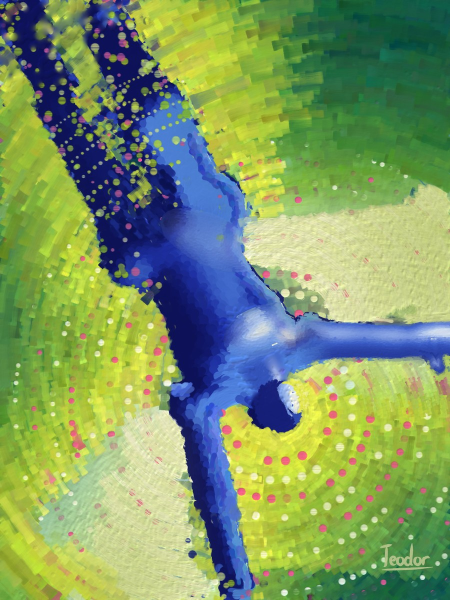
#> input picture rounds/14-the-field-turns-over/painting.jpg, 900 x 1200 px (shown at 1/2 size)
$ python shade.py ../painting.jpg ../painting.jpg out.png
#> lines starting #> are read from the running program, lines starting #| are printed output that depends on the picture; after the words box and inside, x2 and y2 are one past the last pixel; in counts of white or black regions, pixels touching at a corner belong together
import numpy as np, sys
from PIL import Image
from scipy.ndimage import gaussian_filter
base=np.asarray(Image.open(sys.argv[1]).convert('RGB')).astype(float)/255
sch=np.asarray(Image.open(sys.argv[2]).convert('RGB')).astype(float)/255
r,g,b=base[...,0],base[...,1],base[...,2]
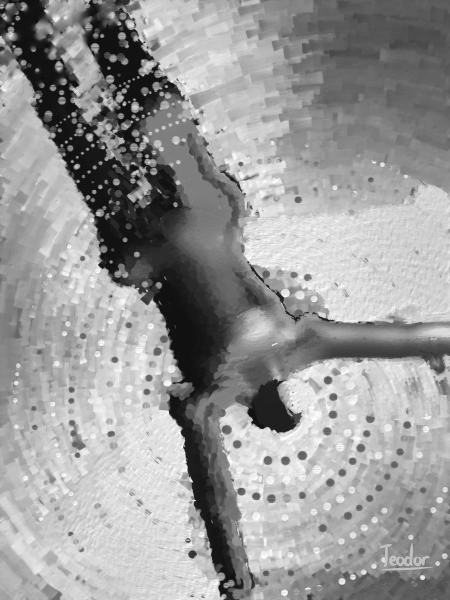
#> g: shape (1200, 900) float64 (shown at 1/2 size); min 0.00392, max 1, mean 0.601
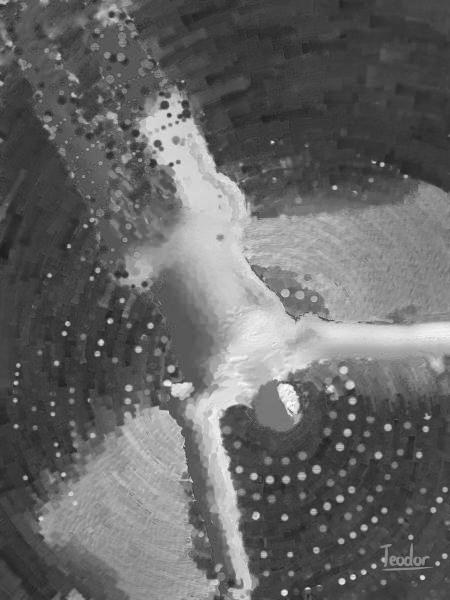
#> b: shape (1200, 900) float64 (shown at 1/2 size); min 0.00392, max 1, mean 0.399
grass=(g>b+0.1)&(g>=r-0.08)
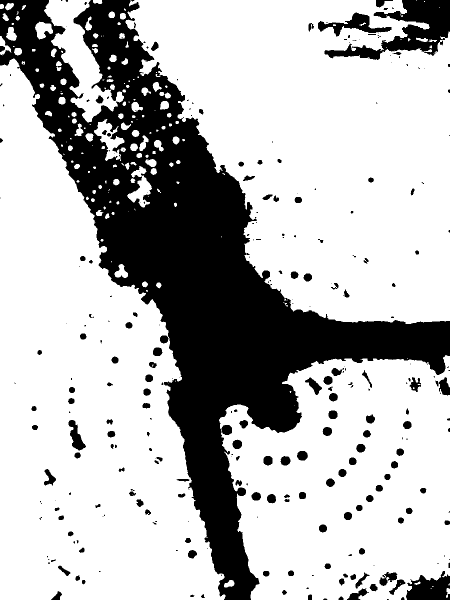
#> grass: shape (1200, 900) bool (shown at 1/2 size); 72.1% white; 296 black regions (137 under 20 px), largest, box (x1, y1, x2, y2) and area: (0, 0, 900, 1200) 262320, (649, 0, 900, 120) 11556, (812, 1142, 900, 1200) 3462
lum=0.3*r+0.6*g+0.1*b
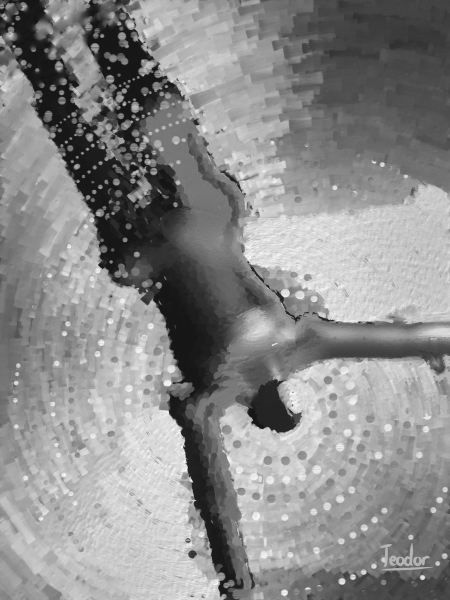
#> lum: shape (1200, 900) float64 (shown at 1/2 size); min 0.02, max 0.996, mean 0.549
p=np.percentile(lum[grass],90); s=gaussian_filter(np.clip((p-0.06-lum)/0.3,0,1)*grass,2.5)
#> after `p = np.percentile(lum[grass], 90)`: p = 0.829
same=(np.abs(sch-base).sum(-1)<0.08)
#> same: shape (1200, 900) bool; every value is 1
m=np.clip(s*same*1.3,0,1)[...,None]
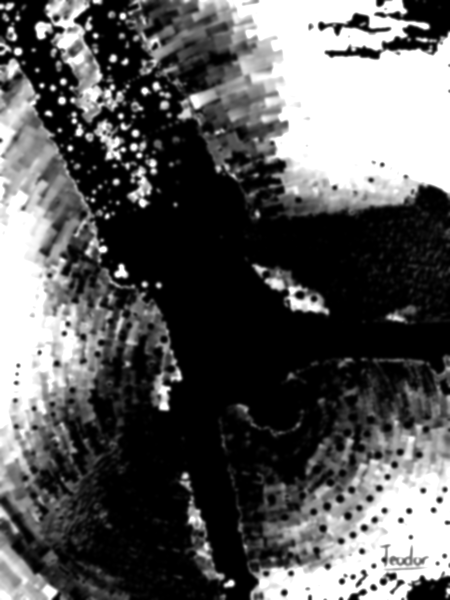
#> m: shape (1200, 900, 1) float64 (shown at 1/2 size); min 0, max 1, mean 0.355
shade=np.array([0.05,0.30,0.30])*(1-s[...,None]*0.3)+np.array([0.08,0.14,0.36])*0.3*s[...,None]
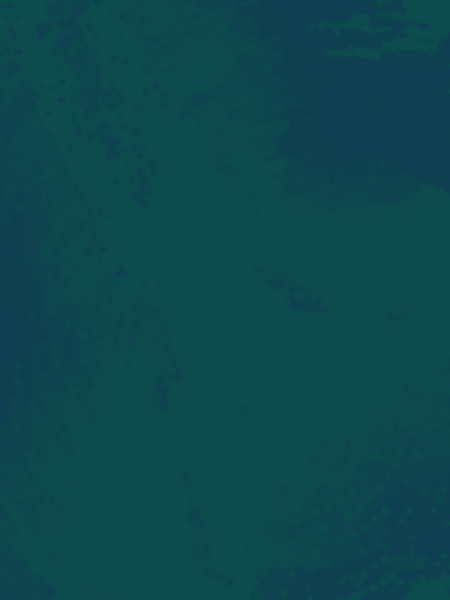
#> shade: shape (1200, 900, 3) float64 (shown at 1/2 size); mean of channels 0, 1, 2 0.0527, 0.285, 0.305; drawn as R, G, B
out=sch*(1-m)+shade*m
Image.fromarray((np.clip(out,0,1)*255).astype(np.uint8)).save(sys.argv[3])
Image.fromarray((np.clip(out,0,1)*255).astype(np.uint8)).resize((600,800)).save('/tmp/prev.png')
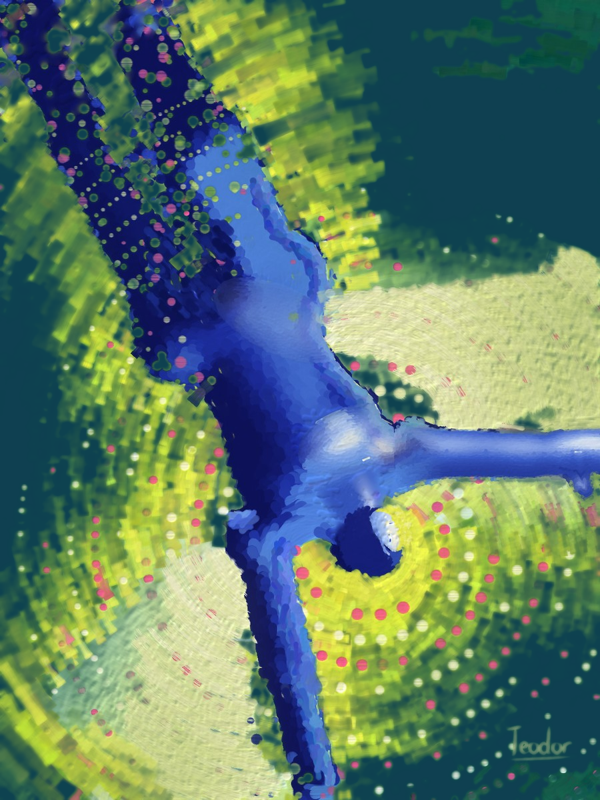
#> saved as prev.png: PIL image 600x800 RGB; mean R, G, B 92.7, 123, 105.9
